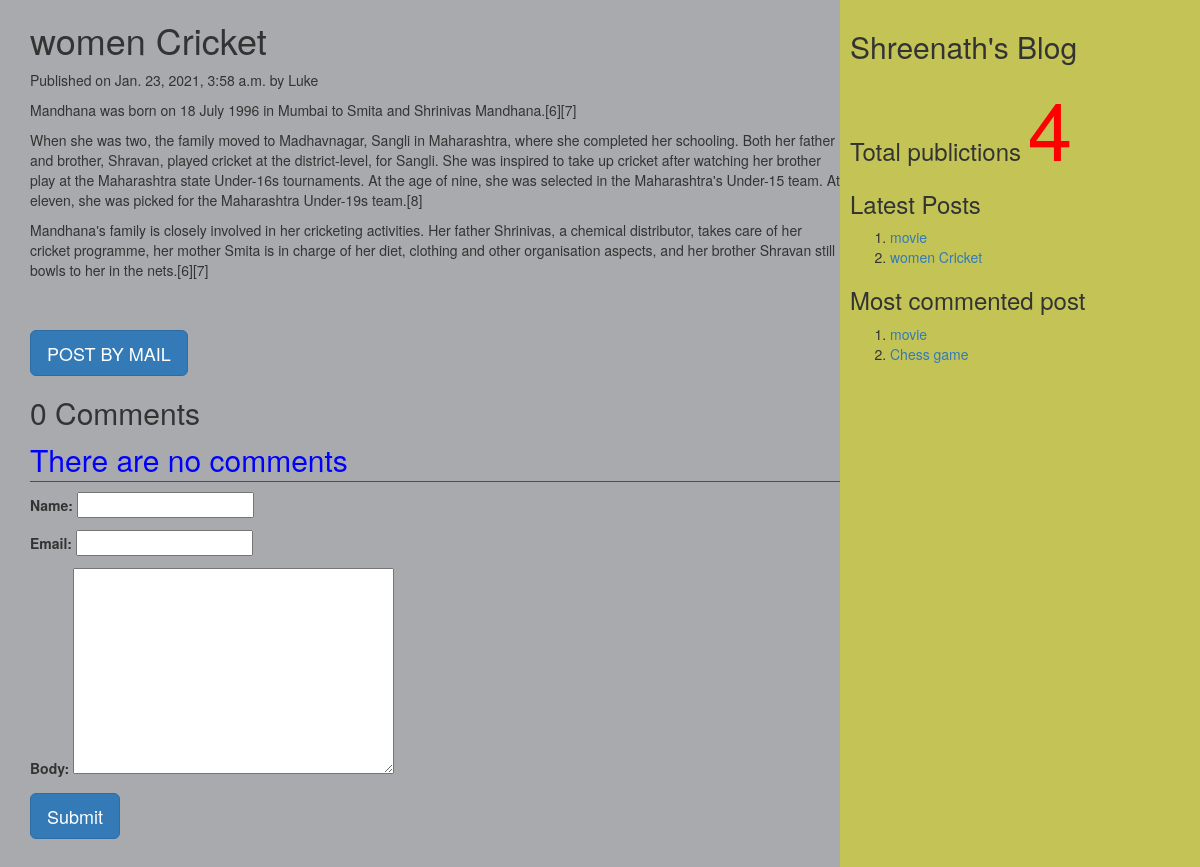
The page /2021/01/23/women-cricket on the database its author committed.
### myApp/models.py (models this page shows, shortened)
class Post(models.Model):
          tags=TaggableManager()
          STATUS_CHOICES=(('draft','Draft'),('published','Published'))
          title=models.CharField(max_length=256)
          slug=models.SlugField(max_length=264,unique_for_date='publish')
          author=models.ForeignKey(User,related_name='blog_posts',on_delete= models.CASCADE)
          body=models.TextField()
          publish=models.DateTimeField(default=timezone.now)
          created=models.DateTimeField(auto_now_add=True)
          updated=models.DateTimeField(auto_now=True)
          status= models.CharField(max_length=10,choices=STATUS_CHOICES,default='draft')
          objects=CustomManager()
          class Meta:
                ordering=('-publish',)
          def get_absolute_url(self):
                return reverse('post_detail',args=[self.publish.year,self.publish.strftime('%m'),self.publish.strftime('%d'),self.slug])

### myApp/views.py (the view, shortened to what this page needs)
# urls.py: url(r'(?P<year>\d{4})/(?P<month>\d{2})/(?P<day>\d{2})/(?P<post>[-\w]+)',views.post_detail_view,name='post_detail'),
def post_detail_view(request,year,month,day,post):
    post=get_object_or_404(Post,slug=post,publish__year=year,publish__month=month,publish__day=day)
    comments=post.comments.filter(active=True)
    csubmit=False
    form=CommentForm()
    d={'post':post,'form':form,'csubmit':csubmit,'comments':comments}
    return render(request,'myApp/post_detail.html',d)

### myApp/forms.py
class CommentForm(forms.ModelForm):
    class Meta:
        model=Comment
        fields=('name','email','body')

### myApp/models.py (called while the page is built)
    def get_queryset(self):
        return super().get_queryset().filter(status='published')

### myApp/templatetags/mytags.py (called while the page is built)
@register.simple_tag
def total_posts():
    return Post.objects.count()

@register.inclusion_tag('myApp/latest_post.html')
def show_latest_posts(count=3):
    latest_posts=Post.objects.order_by('-publish')[:count]
    return {'latest_posts':latest_posts}

@register.simple_tag
def get_most_commented_posts(count=2):
    return Post.objects.annotate(total_comments=Count('comments')).order_by('-total_comments')[:count]

### templates/myApp/post_detail.html (shortened to what this page needs)
<html>
    {%extends 'myApp/parent.html'%}
        {%block content_block%}
        <h1>{{post.title}}</h1>
        <p>Published on {{post.publish}} by {{post.author|title}}</p>
        {{post.body|linebreaks}} <br><br>
        <a href="/{{post.id}}/share" class='btn btn-lg btn-primary'>POST BY MAIL</a>
        {%with comments.count as comments_count%}
        <h2>{{comments_count}} Comment{{comments_count|pluralize}}</h2>
        {%endwith%}
        {%if comments%}
         {%for c in comments%}
         <p>Comment {{forloop.counter}} by {{c.name}}</p>
        <div>{{c.body|linebreaks}}</div>
        <hr>
        {%endfor%}
        {%else%}
         <p style="color:blue;font-size:30px;font-style:bold;border-bottom:1px red solid;">There are no comments</p>
        {%endif%}
         {%if csubmit%}
         <h2>Thank you..Your comment has been added successfully!!</h2>
         {%else%}
         <form  method="post">
           {{form.as_p}}
           <input type="submit" class='btn btn-lg btn-primary' value="Submit">
         </form>
         {%endif%}
        {%endblock%}

### templates/myApp/parent.html (shortened to what this page needs)
<html>
{%load mytags%}
    <head>
        <link rel="stylesheet" href="https://maxcdn.bootstrapcdn.com/bootstrap/3.3.7/css/bootstrap.min.css">
    </head>
    <body>
        <div class="content" style="width:70%;float:left;background-color:a8aaad;height:300%;padding:0 0 0 30px">
              {%block content_block%}
              {%endblock%}
        </div>
        <div class="sidebar" style="width:30%;float:right;background-color:#c4c456;height:300%;padding:10px">
            <h2>Shreenath's Blog</h2>
            <h3>Total publictions
              <span style="color:red;font-size:80px">
              {%total_posts%}</span>
              <h3>Latest Posts</h3>
              {% show_latest_posts 2 %}
              <h3>Most commented post</h3>
              {%get_most_commented_posts as m%}
              <ol>
                {%for post in m%}
                <li><a href="{{post.get_absolute_url}}">{{post.title}}</a></li>
                {%endfor%}
              </ol>
            </h3>
        </div>
    </body>
</html>

### templates/myApp/latest_post.html
<!DOCTYPE html>
<html lang="en" dir="ltr">
  <body>
    <ol>
    {%for post in latest_posts%}
    <li><a href="{{post.get_absolute_url}}">{{post.title}}</a></li>
    {%endfor%}
    </ol>
  </body>
</html>

### rows shown on the page
Post: title "women Cricket", publish "Jan. 23, 2021, 3:58 a.m.", author "Luke", body "Mandhana was born on 18 July 1996 in Mumbai to Smita and Shrinivas Mandhana.[6][7] When she was two, the family moved to Madhavnagar, Sangli in Maharashtra, where she completed her schooling. Both her father and brother, Shravan, played cricket at the district-level, for Sangli. She was inspired to take up cricket after watching her brother play at the Maharashtra state Under-16s tournaments. At the age of nine, she was selected in the Maharashtra's Under-15 team. At eleven, she was picked for the Maharashtra Under-19s team.[8] Mandhana's family is closely involved in her cricketing activities. Her father Shrinivas, a chemical distributor, takes care of her cricket programme, her mother…"
Post: title "movie"
Post: title "Chess game"

### other values the page prints
{{ comments_count }} "0"
